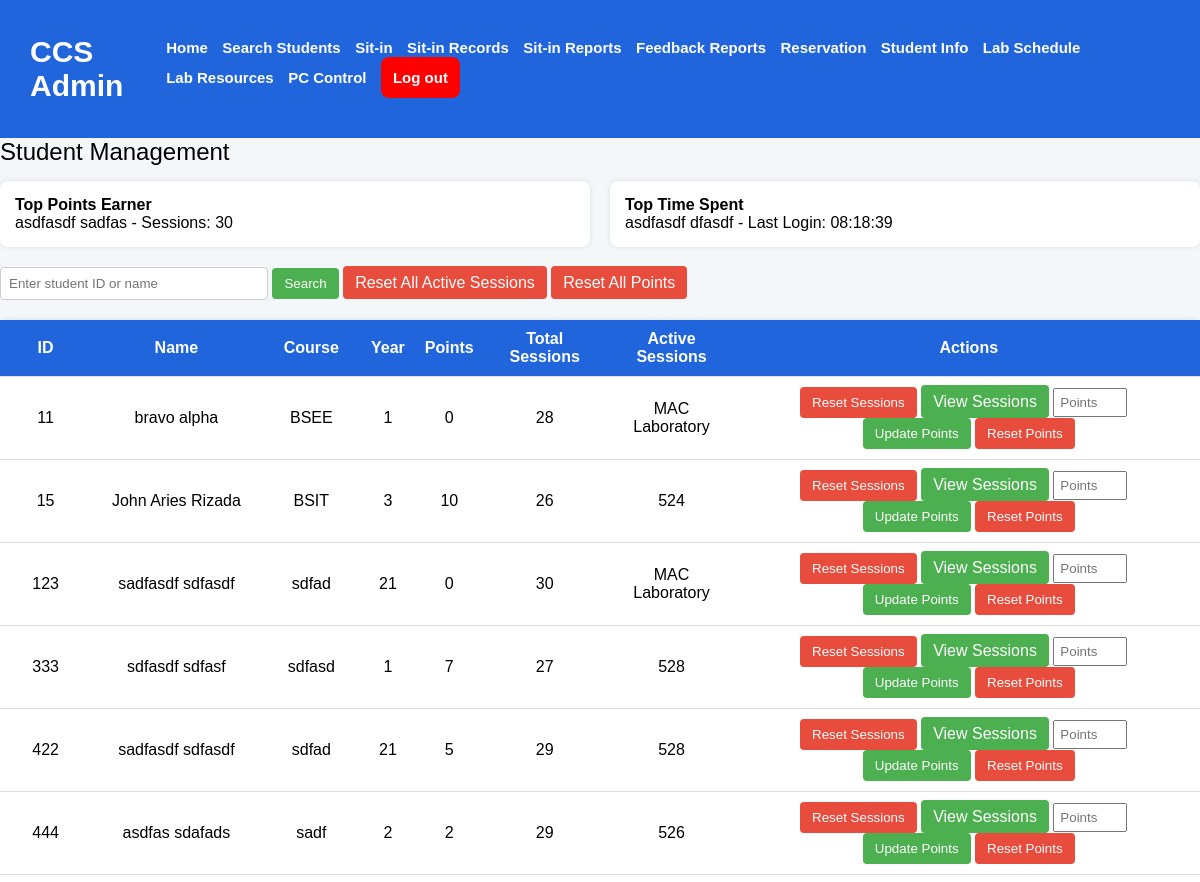
The app's page /student_management.php (upper part), older data.
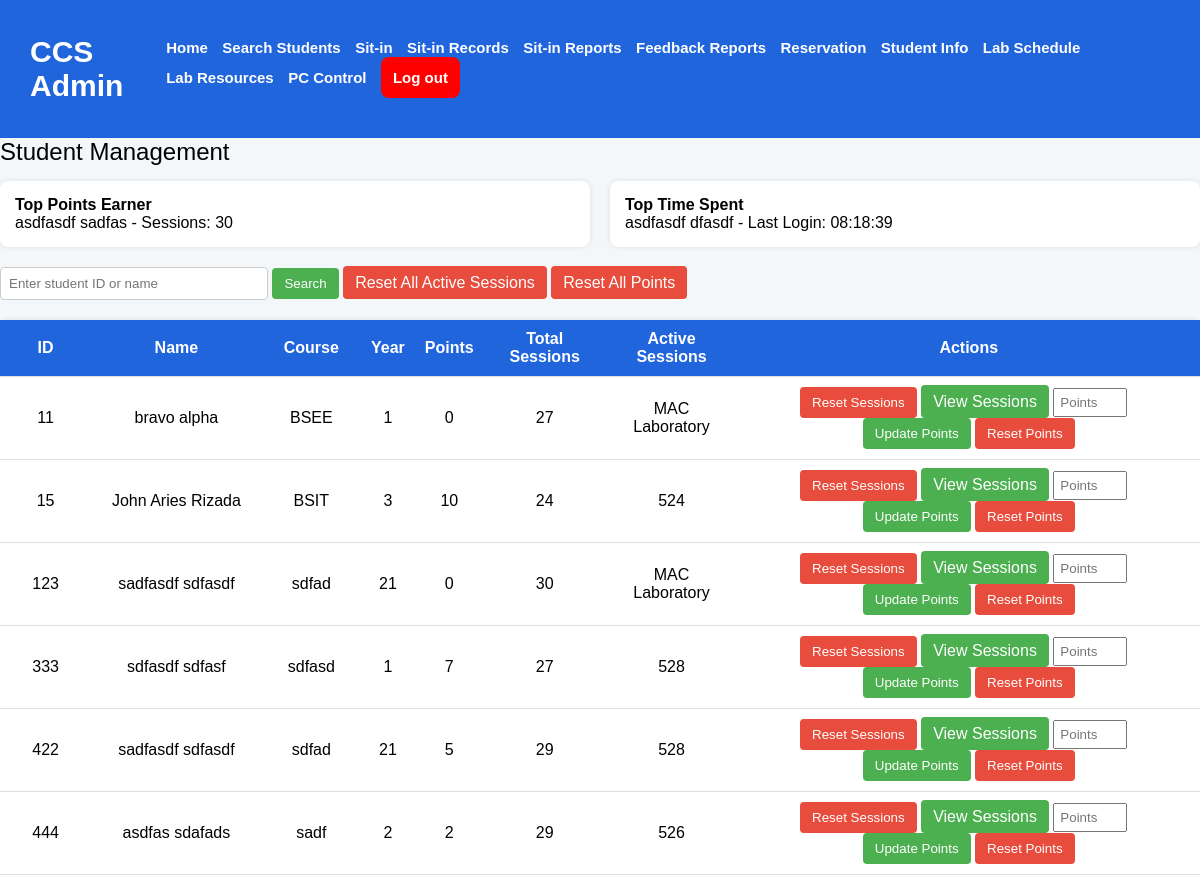
The same page, newer data.
### tables this page shows
CREATE TABLE `userstbl` (
  `idno` int(11) NOT NULL,
  `lastname` varchar(255) NOT NULL,
  `firstname` varchar(255) NOT NULL,
  `middlename` varchar(255) NOT NULL,
  `email` varchar(255) NOT NULL,
  `course` varchar(255) NOT NULL,
  `level` int(11) NOT NULL,
  `password` varchar(255) NOT NULL,
  `sessions` int(11) NOT NULL DEFAULT 30,
  `labs` varchar(255) DEFAULT NULL,
  `purpose` varchar(255) DEFAULT NULL,
  `date_login` date DEFAULT NULL,
  `login_date` time DEFAULT NULL,
  `status` varchar(255) DEFAULT NULL,
  `points` int(11) DEFAULT 0,
  `claimed_rewards` int(11) DEFAULT 0
);

### student_management.php (the view, shortened to what this page needs)
<?php
include('db.php');
$search = $_GET['search'] ?? '';
$searchQuery = '';
$query = "SELECT * FROM userstbl $searchQuery ORDER BY idno ASC";
$result = mysqli_query($connection, $query);
$topPointsQuery = "SELECT * FROM userstbl ORDER BY points DESC LIMIT 1";
$topPointsResult = mysqli_query($connection, $topPointsQuery);
$topPoints = mysqli_fetch_assoc($topPointsResult);
$topTimeQuery = "SELECT * FROM userstbl ORDER BY login_date DESC LIMIT 1";
$topTimeResult = mysqli_query($connection, $topTimeQuery);
$topTime = mysqli_fetch_assoc($topTimeResult);
?>
<!DOCTYPE html>
<html lang="en">
<head>
    <link rel="stylesheet" href="assets/styles.css?v=<?php echo time(); ?>">
</head>
<body>
<nav>
    <h1>CCS Admin</h1>
    <div class="nav-links-admin" id="nav-links">
        <a id="home-nav" href="admindashboard.php"> Home</a>
        <a href="#" onclick="searchFunction()" id="search-btn"> Search Students</a>
        <a href="current-sit-in.php"> Sit-in</a>
        <a href="view-sit-in-records.php"> Sit-in Records</a>
        <a href="sit-in-reports.php"> Sit-in Reports</a>
        <a href="feedback-reports.php"> Feedback Reports</a>
        <a href="view-reservations.php">Reservation</a>
        <a href="student_management.php">Student Info</a>
        <a href="lab_schedule.php">Lab Schedule</a>
        <a href="lab_resources.php">Lab Resources</a>
        <a href="admin_computer_control.php">PC Control</a>
        <a href="admin.php" class="logout-btn" id="logoutbtn"> Log out </a>
    </div>
</nav>
<div class="header">Student Management</div>
<div class="top-boxes">
    <div class="box">
        <strong>Top Points Earner</strong><br>
        <?= $topPoints ? $topPoints['firstname'] . " " . $topPoints['lastname'] . " - Sessions: " . $topPoints['sessions'] : "No points data available" ?>
    </div>
    <div class="box">
        <strong>Top Time Spent</strong><br>
        <?= $topTime ? $topTime['firstname'] . " " . $topTime['lastname'] . " - Last Login: " . $topTime['login_date'] : "No time data available" ?>
    </div>
</div>
<div class="search-bar">
    <form method="get">
        <input type="text" name="search" placeholder="Enter student ID or name" value="<?= htmlspecialchars($search) ?>">
        <button type="submit" class="btn">Search</button>
        <a href="reset-all-sessions.php" class="btn danger" onclick="return confirm('Reset all sessions for all students?')">Reset All Active Sessions</a>
        <a href="reset-all-points.php" class="btn danger" onclick="return confirm('Reset points for all students?')">Reset All Points</a>
    </form>
</div>
<table>
    <thead>
        <tr>
            <th>ID</th>
            <th>Name</th>
            <th>Course</th>
            <th>Year</th>
            <th>Points</th>
            <th>Total Sessions</th>
            <th>Active Sessions</th>
            <th>Actions</th>
        </tr>
    </thead>
    <tbody>
    <?php while ($row = mysqli_fetch_assoc($result)): ?>
        <tr>
            <td><?= $row['idno'] ?></td>
            <td><?= $row['firstname'] . " " . $row['lastname'] ?></td>
            <td><?= $row['course'] ?></td>
            <td><?= $row['level'] ?></td>
            <td><?= $row['points'] ?></td>
            <td><?= $row['sessions'] ?></td>
            <td><?= $row['labs'] ?? 0 ?></td>
            <td>
                <form method="post" action="reset-student-session.php" style="display:inline;">
                    <button type="submit" class="btn danger">Reset Sessions</button>
                </form>
                <a href="view-student-sessions.php?idno=<?= $row['idno'] ?>" class="btn">View Sessions</a>
                <form method="post" action="student_management.php" style="display:inline;">
                    <input type="number" name="points" class="points-input" placeholder="Points" required min="1">
                    <button type="submit" name="update_points" class="btn">Update Points</button>
                </form>
                <form method="post" action="reset-student-points.php" style="display:inline;">
                    <button type="submit" name="reset_points" class="btn danger">Reset Points</button>
                </form>
            </td>
        </tr>
    <?php endwhile; ?>
    </tbody>
</table>
</body>
</html>

Row changes from the older to the newer data that the page shows:
changed userstbl "11": sessions "28" → "27"
changed userstbl "15": sessions "26" → "24"
